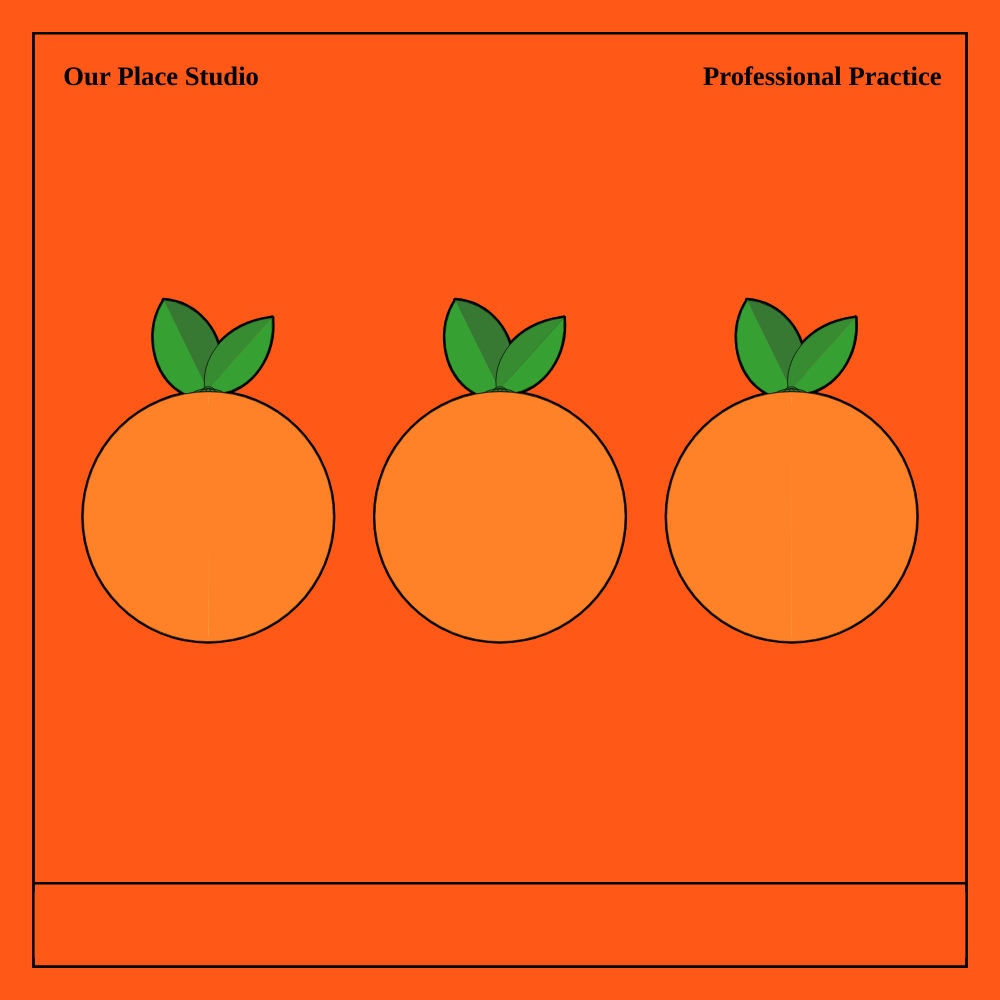
Frame 1 (no input)
Frame 60 (no input): identical to frame 1, image omitted
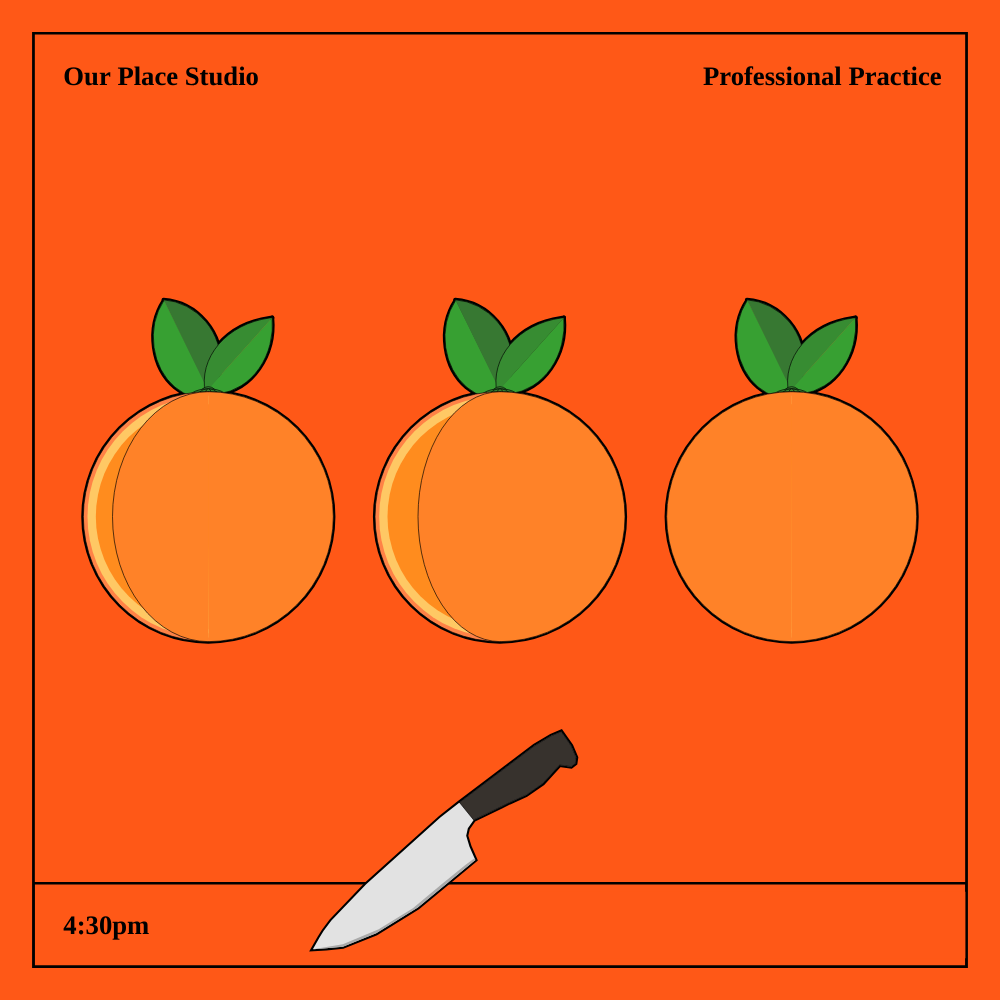
Frame 120 (the mouse pressed at the canvas centre since frame 60)

The p5.js sketch that drew these frames (run headless with seeded random() and noise() and a simulated clock; from frame 60 on, the mouse is pressed at the canvas centre):

// p5.js sketch
// ── sketch.js
var x = 200;
var x2 = -150;
var x3 = +550;
var y = 220;
var y2 = 220;
var y3 = 220;

let t1 = "Our Place Studio";
let t2 = "Professional Practice";
let t3 = "4:30pm";
let t4 = "Sallis Benney Theatre";

var k = {
  x: 50,
  y: 905,
};

function setup() {
  createCanvas(windowHeight, windowHeight);
  angleMode(DEGREES);
}

function windowResized() {
  resizeCanvas(windowHeight, windowHeight);
}

function draw() {
  let scalr = windowHeight / 1200;
  scale(scalr, scalr);
  let x1 = map(mouseX, scalr * 440, scalr * 750, 0, 200, true);
  let xl = map(mouseX, scalr * 90, scalr * 400, 50, 120, true);
  let xr = map(mouseX, scalr * 800, scalr * 1100, 0, 299, true);

  k.x = map(mouseX, windowHeight * 0.05, windowHeight * 1.1, -360, 1300, true);

  background(255, 88, 23);
  // background(255,210,200);

  stroke(0);
  strokeWeight(3);
  fill(0, 0, 0, 0);
  rect(40, 40, 1120, 1120);
  fill(55, 160, 50, 0);
  // rect(40,40,1120,100);
  rect(40, 1060, 1120, 100);

  textAlign(LEFT);
  strokeWeight(0);
  fill(0);
  textFont("Avenir");
  textStyle(BOLD);
  textSize(32);
  text(t3, 76, 1097, 700, 80);
  text(t1, 76, 78, 700, 80);

  textAlign(RIGHT);
  text(t4, 790, 1097, 340, 80);
  //textStyle(NORMAL);
  text(t2, 790, 78, 340, 80);

  //Middle

  stroke(0);
  strokeWeight(5);
  ellipse(400 + x, 400 + y, 300, 300);
  arc(405 + x, 170 + y, 144, 166, 353, 97, OPEN);
  arc(341 + x, 216 + y, 148, 153, 274, 33, OPEN);
  arc(489 + x, 238 + y, 188, 155, 172, 261, OPEN);
  arc(395 + x, 185 + y, 122, 146, 82, 223, OPEN);

  stroke(0);
  strokeWeight(0.8);

  fill(55, 160, 50);
  arc(395 + x, 185 + y, 122, 146, 82, 223, OPEN);
  fill(55, 120, 50);
  arc(341 + x, 216 + y, 148, 153, 274, 33, OPEN);

  fill(55, 160, 50);
  arc(405 + x, 170 + y, 144, 166, 353, 97, OPEN);
  fill(55, 140, 50);
  arc(489 + x, 238 + y, 188, 155, 172, 261, OPEN);

  fill(55, 130, 50);
  ellipse(400 + x, 255 + y, 22, 22);

  ellipse(400 + x, 263 + y, 55, 33);
  ellipse(400 + x, 263 + y, 33, 33);
  ellipse(400 + x, 263 + y, 11, 33);

  fill(255, 130, 70);
  ellipse(400 + x, 400 + y, 300, 300);

  fill(255, 200, 100);
  noStroke();
  ellipse(400 + x, 400 + y, 290, 290);

  noStroke();
  fill(255, 140, 30);
  ellipse(400 + x, 400 + y, 270, 270);

  stroke(0);
  fill(255, 130, 40);
  arc(400 + x, 400 + y, 300, 300, 270, 90, OPEN);

  noStroke();
  fill(255, 200, 100);
  beginShape();
  vertex(385 + x, 290 + y);
  vertex(381 + x, 277 + y);
  vertex(375 + x, 272 + y);
  vertex(360 + x, 270 + y);
  vertex(365 + x, 265 + y);
  vertex(399 + x, 260 + y);
  vertex(400 + x, 540 + y);
  vertex(335 + x, 529 + y);
  vertex(375 + x, 530 + y);
  vertex(383 + x, 527 + y);
  vertex(395 + x, 440 + y);
  vertex(395 + x, 360 + y);
  endShape(CLOSE);

  stroke(0);
  fill(255, 130, 40);
  arc(400 + x, 400 + y, -x1 + 300, 300, 90, 270, OPEN);

  //Left

  stroke(0);
  strokeWeight(5);
  ellipse(400 + x2, 400 + y2, 300, 300);
  arc(405 + x2, 170 + y2, 144, 166, 353, 97, OPEN);
  arc(341 + x2, 216 + y2, 148, 153, 274, 33, OPEN);
  arc(489 + x2, 238 + y2, 188, 155, 172, 261, OPEN);
  arc(395 + x2, 185 + y2, 122, 146, 82, 223, OPEN);

  stroke(0);
  strokeWeight(0.8);

  fill(55, 160, 50);
  arc(395 + x2, 185 + y2, 122, 146, 82, 223, OPEN);
  fill(55, 120, 50);
  arc(341 + x2, 216 + y2, 148, 153, 274, 33, OPEN);

  fill(55, 160, 50);
  arc(405 + x2, 170 + y2, 144, 166, 353, 97, OPEN);
  fill(55, 140, 50);
  arc(489 + x2, 238 + y2, 188, 155, 172, 261, OPEN);

  fill(55, 130, 50);
  ellipse(400 + x2, 255 + y2, 22, 22);

  ellipse(400 + x2, 263 + y2, 55, 33);
  ellipse(400 + x2, 263 + y2, 33, 33);
  ellipse(400 + x2, 263 + y2, 11, 33);

  fill(255, 130, 70);
  ellipse(400 + x2, 400 + y2, 300, 300);

  fill(255, 200, 100);
  noStroke();
  ellipse(400 + x2, 400 + y2, 290, 290);

  noStroke();
  fill(255, 140, 30);
  ellipse(400 + x2, 400 + y2, 270, 270);

  stroke(0);
  fill(255, 130, 40);
  arc(400 + x2, 400 + y2, 300, 300, 270, 90, OPEN);

  noStroke();
  fill(255, 200, 100);
  beginShape();
  vertex(385 + x2, 290 + y2);
  vertex(381 + x2, 277 + y2);
  vertex(375 + x2, 272 + y2);
  vertex(360 + x2, 270 + y2);
  vertex(365 + x2, 265 + y2);
  vertex(399 + x2, 260 + y2);
  vertex(400 + x2, 540 + y2);
  vertex(335 + x2, 529 + y2);
  vertex(375 + x2, 530 + y2);
  vertex(383 + x2, 527 + y2);
  vertex(395 + x2, 440 + y2);
  vertex(395 + x2, 360 + y2);
  endShape(CLOSE);

  stroke(0);
  fill(255, 130, 40);
  arc(400 + x2, 400 + y2, -xl + 350, 300, 90, 270, OPEN);

  //Right

  stroke(0);
  strokeWeight(5);
  ellipse(400 + x3, 400 + y3, 300, 300);
  arc(405 + x3, 170 + y3, 144, 166, 353, 97, OPEN);
  arc(341 + x3, 216 + y3, 148, 153, 274, 33, OPEN);
  arc(489 + x3, 238 + y3, 188, 155, 172, 261, OPEN);
  arc(395 + x3, 185 + y3, 122, 146, 82, 223, OPEN);

  stroke(0);
  strokeWeight(0.8);

  fill(55, 160, 50);
  arc(395 + x3, 185 + y3, 122, 146, 82, 223, OPEN);
  fill(55, 120, 50);
  arc(341 + x3, 216 + y3, 148, 153, 274, 33, OPEN);

  fill(55, 160, 50);
  arc(405 + x3, 170 + y3, 144, 166, 353, 97, OPEN);
  fill(55, 140, 50);
  arc(489 + x3, 238 + y3, 188, 155, 172, 261, OPEN);

  fill(55, 130, 50);
  ellipse(400 + x3, 255 + y3, 22, 22);

  ellipse(400 + x3, 263 + y3, 55, 33);
  ellipse(400 + x3, 263 + y3, 33, 33);
  ellipse(400 + x3, 263 + y3, 11, 33);

  fill(255, 130, 70);
  ellipse(400 + x3, 400 + y3, 300, 300);

  fill(255, 200, 100);
  noStroke();
  ellipse(400 + x3, 400 + y3, 290, 290);

  noStroke();
  fill(255, 140, 30);
  ellipse(400 + x3, 400 + y3, 270, 270);

  stroke(0);
  fill(255, 130, 40);
  arc(400 + x3, 400 + y3, 300, 300, 270, 90, OPEN);

  noStroke();
  fill(255, 200, 100);
  beginShape();
  vertex(385 + x3, 290 + y3);
  vertex(381 + x3, 277 + y3);
  vertex(375 + x3, 272 + y3);
  vertex(360 + x3, 270 + y3);
  vertex(365 + x3, 265 + y3);
  vertex(399 + x3, 260 + y3);
  vertex(400 + x3, 540 + y3);
  vertex(335 + x3, 529 + y3);
  vertex(375 + x3, 530 + y3);
  vertex(383 + x3, 527 + y3);
  vertex(395 + x3, 440 + y3);
  vertex(395 + x3, 360 + y3);
  endShape(CLOSE);

  stroke(0);
  fill(255, 130, 40);
  arc(400 + x3, 400 + y3, -xr + 300, 300, 90, 270, OPEN);

  //Cover

  stroke(0, 0, 0, 0);
  fill(255, 88, 23);
  rect(k.x + 60, 1070, 4000, 80);
  //knife

  stroke(0);
  strokeWeight(5);
  fill(240);
  beginShape();
  vertex(200 + k.x, 58 + k.y);
  vertex(177 + k.x, 76 + k.y);
  vertex(88 + k.x, 156 + k.y);
  vertex(46 + k.x, 200 + k.y);
  vertex(37 + k.x, 212 + k.y);
  vertex(32 + k.x, 220 + k.y);
  vertex(24 + k.x, 234 + k.y);
  vertex(40 + k.x, 233 + k.y);
  vertex(60 + k.x, 231 + k.y);
  vertex(100 + k.x, 215 + k.y);
  vertex(150 + k.x, 184 + k.y);
  vertex(219 + k.x, 127 + k.y);
  vertex(212 + k.x, 111 + k.y);
  vertex(208 + k.x, 98 + k.y);
  vertex(210 + k.x, 89 + k.y);
  vertex(217 + k.x, 79 + k.y);
  vertex(250 + k.x, 63 + k.y);
  vertex(260 + k.x, 58 + k.y);
  vertex(280 + k.x, 49 + k.y);
  vertex(300 + k.x, 35 + k.y);
  vertex(320 + k.x, 13 + k.y);
  vertex(334 + k.x, 15 + k.y);
  vertex(339 + k.x, 11 + k.y);
  vertex(340 + k.x, 4 + k.y);
  vertex(334 + k.x, -10 + k.y);
  vertex(322 + k.x, -27 + k.y);
  vertex(310 + k.x, -22 + k.y);
  vertex(290 + k.x, -10 + k.y);
  endShape(CLOSE);

  stroke(0);
  strokeWeight(0);
  fill(226);
  beginShape();
  vertex(200 + k.x, 58 + k.y);
  vertex(177 + k.x, 76 + k.y);
  vertex(88 + k.x, 156 + k.y);
  vertex(46 + k.x, 200 + k.y);
  vertex(37 + k.x, 212 + k.y);
  vertex(32 + k.x, 220 + k.y);
  vertex(24 + k.x, 234 + k.y);
  vertex(40 + k.x, 233 + k.y);
  vertex(60 + k.x, 231 + k.y);
  vertex(100 + k.x, 215 + k.y);
  vertex(150 + k.x, 184 + k.y);
  vertex(219 + k.x, 127 + k.y);
  vertex(212 + k.x, 111 + k.y);
  vertex(208 + k.x, 98 + k.y);
  vertex(210 + k.x, 89 + k.y);
  vertex(217 + k.x, 79 + k.y);
  vertex(250 + k.x, 63 + k.y);
  vertex(260 + k.x, 58 + k.y);
  vertex(280 + k.x, 49 + k.y);
  vertex(300 + k.x, 35 + k.y);
  vertex(320 + k.x, 13 + k.y);
  vertex(334 + k.x, 15 + k.y);
  vertex(339 + k.x, 11 + k.y);
  vertex(340 + k.x, 4 + k.y);
  vertex(334 + k.x, -10 + k.y);
  vertex(322 + k.x, -27 + k.y);
  vertex(310 + k.x, -22 + k.y);
  vertex(290 + k.x, -10 + k.y);
  endShape(CLOSE);

  stroke(0);
  strokeWeight(0);
  fill(170);
  beginShape();
  vertex(24 + k.x, 234 + k.y);
  vertex(40 + k.x, 233 + k.y);
  vertex(60 + k.x, 231 + k.y);
  vertex(100 + k.x, 215 + k.y);
  vertex(150 + k.x, 184 + k.y);
  vertex(219 + k.x, 127 + k.y);
  vertex(218 + k.x, 125 + k.y);
  vertex(207 + k.x, 133 + k.y);
  vertex(180 + k.x, 155 + k.y);
  vertex(144 + k.x, 185 + k.y);
  vertex(103 + k.x, 210 + k.y);
  vertex(60 + k.x, 228 + k.y);
  endShape(CLOSE);

  stroke(0);
  strokeWeight(0.8);
  fill(55, 50, 45);
  beginShape();
  vertex(200 + k.x, 58 + k.y);
  vertex(217 + k.x, 79 + k.y);
  vertex(250 + k.x, 63 + k.y);
  vertex(260 + k.x, 58 + k.y);
  vertex(280 + k.x, 49 + k.y);
  vertex(300 + k.x, 35 + k.y);
  vertex(320 + k.x, 13 + k.y);
  vertex(334 + k.x, 15 + k.y);
  vertex(339 + k.x, 11 + k.y);
  vertex(340 + k.x, 4 + k.y);
  vertex(334 + k.x, -10 + k.y);
  vertex(322 + k.x, -27 + k.y);
  vertex(310 + k.x, -22 + k.y);
  vertex(290 + k.x, -10 + k.y);
  endShape(CLOSE);

  stroke(0);
  strokeWeight(3);
  fill(255, 88, 23);
  rect(-10, -20, 50, 1300);
  rect(1160, -20, 50, 1300);

  strokeWeight(0);
  fill(255, 88, 23);
  rect(-10, 1161.5, 1300, 50);
  rect(-10, -11.5, 1300, 50);
}
